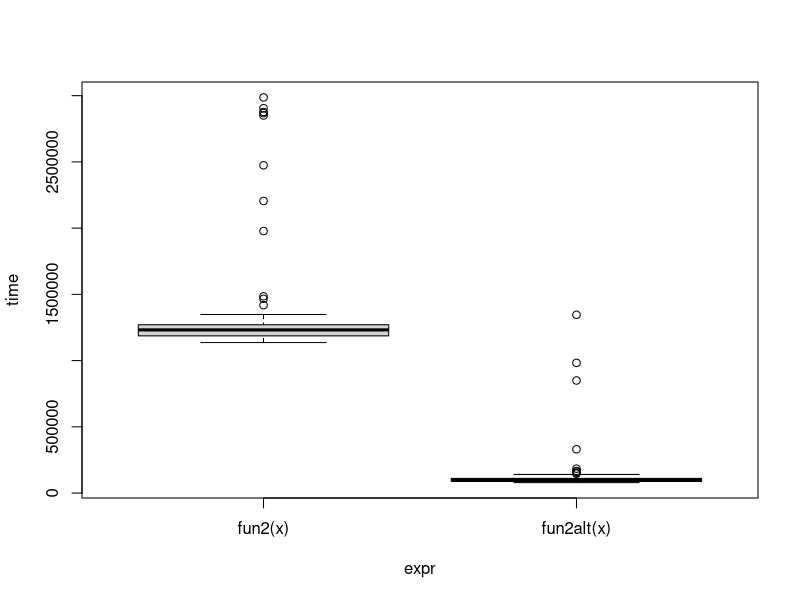
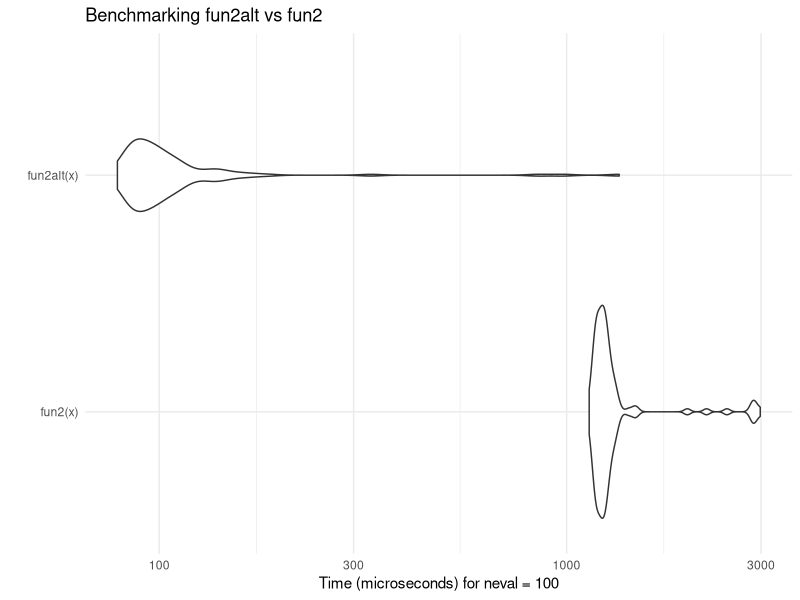

R code for these plots, in order: (Note: this script raises an error after producing the figures.)
## ---- chunk 1
fun1 <- function(n = 100, k = 4, lambda = 4) {
  x <- NULL
  
  for (i in 1:n)
    x <- rbind(x, rpois(k, lambda))
  
  return(x)
}

fun1alt <- function(n = 100, k = 4, lambda = 4) {
  # YOUR CODE HERE
  matrix(rpois(n*k, lambda=lambda), ncol=k)
  # allow us to pre-allocating memory
  # rpois(n*k, lambda=lambda) allows us to generate the random numbers all at once
}

# Benchmarking
microbenchmark::microbenchmark(
  fun1(),
  fun1alt(),
  unit = "ns"
)
## ---- chunk 2
# Data Generating Process (10 x 10,000 matrix)
set.seed(1234)
x <- matrix(rnorm(1e4), nrow=10)

# Find each column's max value
fun2 <- function(x) {
  apply(x, 2, max)
}

fun2alt <- function(x) {
  # YOUR CODE HERE
  x[cbind(max.col(t(x)), 1:ncol(x))]
  # avoids function calls inside loops
  # directly extracting the max values, without any loops
}

# Benchmarking
bench <- microbenchmark::microbenchmark(
  fun2(x),
  fun2alt(x),
  unit = "us"
)
## ---- chunk 3
library(ggplot2)

plot(bench)
autoplot(bench) +
  theme_minimal() +
  labs(title = "Benchmarking fun2alt vs fun2",
       x = "Function",
       y = "Time (µs)") +
  theme_minimal()
## ---- chunk 4
my_boot <- function(dat, stat, R, ncpus = 1L) {
  
  # Getting the random indices
  n <- nrow(dat)
  idx <- matrix(sample.int(n, n*R, TRUE), nrow=n, ncol=R)
 
  # Making the cluster using `ncpus`
  # STEP 1: GOES HERE
  cl <- makePSOCKcluster(ncpus)
  # creating cluster for parallel computing
  # ncpus specifying using multiple CPU cores
  # PSOCK parallel socket cluster
  # STEP 2: GOES HERE
  # on.exit(stopCluster(cl))
  # export the variables to the cluster
  clusterExport(cl, varlist = c("idx", "dat", "stat"), envir = environment())
  # sending the variables to all worker nodes
  # each run in isolated environment, don't have access to global variable
  # idx -> resampling indices for bootstrapping
  # dat -> dataset
  # stat -> the statistical function that we use to compute the estimates

  # change sequential apply to parallelized apply
  # STEP 3: THIS FUNCTION NEEDS TO BE REPLACED WITH parLapply
  ans <- parLapply(cl, seq_len(R), function(i) {
    stat(dat[idx[,i], , drop=FALSE])
  })
  
  # Coercing the list into a matrix
  ans <- do.call(rbind, ans)
  
  # STEP 4: GOES HERE
  stopCluster(cl)
  # why?
  # free up system resources
  
  ans
  
}
## ---- chunk 5
# Bootstrap of a linear regression model
library(parallel)
my_stat <- function(d) coef(lm(y~x, data = d)) 

# DATA SIM
set.seed(1)
n <- 500 
R <- 1e4
x <- cbind(rnorm(n)) 
y <- x*5 + rnorm(n)

# Check if we get something similar as lm
ans0 <- confint(lm (y~x))
cat("OLS CI \n")
ans0

ans1 <- my_boot(dat = data.frame(x, y), my_stat, R = R, ncpus = 4)
qs <- c(.025, .975)
cat("Bootstrap CI \n")
print(t(apply(ans1, 2, quantile, probs = qs)))
## ---- chunk 6
# your code here
detectCores()

# non-parallel 1 core
system.time(my_boot(dat = data.frame(x, y), my_stat, R = 4000, ncpus = 1L))

# parallel 8 cores
system.time(my_boot(dat = data.frame(x, y), my_stat, R = 4000, ncpus = 8L))
